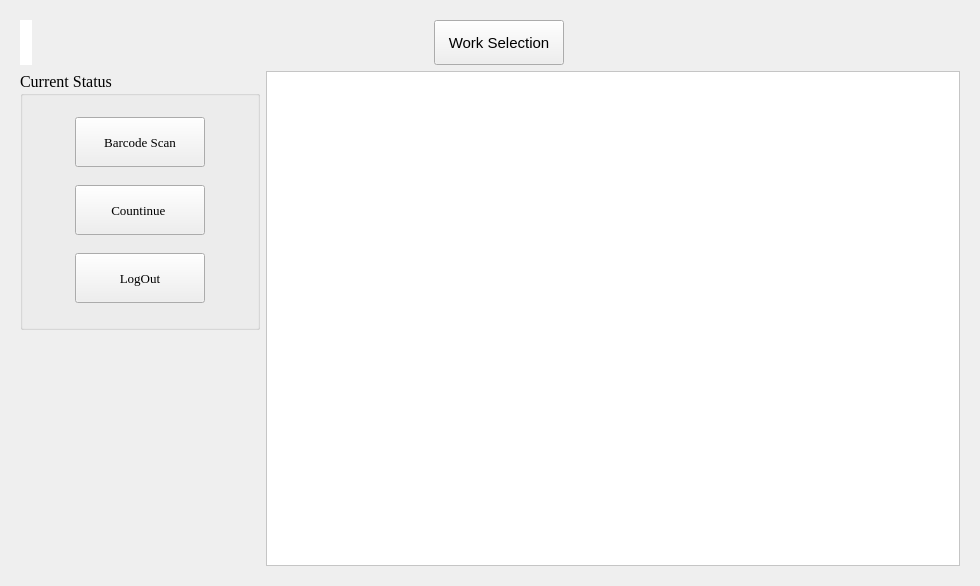
<?xml version="1.0" encoding="UTF-8"?>
<ui version="4.0">
 <class>User_WIndow</class>
 <widget class="QFrame" name="User_WIndow">
  <property name="geometry">
   <rect>
    <x>0</x>
    <y>0</y>
    <width>980</width>
    <height>586</height>
   </rect>
  </property>
  <property name="minimumSize">
   <size>
    <width>980</width>
    <height>0</height>
   </size>
  </property>
  <property name="windowTitle">
   <string>Welcome! Normal User</string>
  </property>
  <property name="windowIcon">
   <iconset resource="app.qrc">
    <normaloff>:/icon/icon/首页.ico</normaloff>:/icon/icon/首页.ico</iconset>
  </property>
  <property name="styleSheet">
   <string notr="true"/>
  </property>
  <layout class="QHBoxLayout" name="horizontalLayout">
   <item>
    <widget class="QWidget" name="widget" native="true">
     <property name="minimumSize">
      <size>
       <width>950</width>
       <height>550</height>
      </size>
     </property>
     <property name="styleSheet">
      <string notr="true">QFrame {
		background-color :rgb(255, 255, 255)
}</string>
     </property>
     <layout class="QVBoxLayout" name="verticalLayout_5">
      <item>
       <layout class="QHBoxLayout" name="horizontalLayout_6">
        <item>
         <layout class="QHBoxLayout" name="horizontalLayout_5">
          <item>
           <widget class="QLabel" name="label">
            <property name="font">
             <font>
              <family>楷体</family>
              <pointsize>16</pointsize>
              <weight>50</weight>
              <bold>false</bold>
             </font>
            </property>
            <property name="text">
             <string/>
            </property>
           </widget>
          </item>
          <item>
           <spacer name="horizontalSpacer_2">
            <property name="orientation">
             <enum>Qt::Horizontal</enum>
            </property>
            <property name="sizeHint" stdset="0">
             <size>
              <width>88</width>
              <height>20</height>
             </size>
            </property>
           </spacer>
          </item>
          <item>
           <widget class="QPushButton" name="fresh_pushButton">
            <property name="minimumSize">
             <size>
              <width>130</width>
              <height>45</height>
             </size>
            </property>
            <property name="font">
             <font>
              <pointsize>11</pointsize>
             </font>
            </property>
            <property name="text">
             <string>Work Selection</string>
            </property>
           </widget>
          </item>
          <item>
           <spacer name="horizontalSpacer">
            <property name="orientation">
             <enum>Qt::Horizontal</enum>
            </property>
            <property name="sizeHint" stdset="0">
             <size>
              <width>138</width>
              <height>20</height>
             </size>
            </property>
           </spacer>
          </item>
         </layout>
        </item>
       </layout>
      </item>
      <item>
       <layout class="QFormLayout" name="formLayout_3">
        <item row="1" column="0">
         <layout class="QVBoxLayout" name="verticalLayout_4">
          <item>
           <widget class="QGroupBox" name="groupBox_2">
            <property name="minimumSize">
             <size>
              <width>240</width>
              <height>110</height>
             </size>
            </property>
            <property name="maximumSize">
             <size>
              <width>240</width>
              <height>16777215</height>
             </size>
            </property>
            <property name="font">
             <font>
              <family>Times New Roman</family>
              <pointsize>12</pointsize>
             </font>
            </property>
            <property name="title">
             <string>Current Status</string>
            </property>
            <layout class="QGridLayout" name="gridLayout">
             <property name="leftMargin">
              <number>13</number>
             </property>
             <property name="rightMargin">
              <number>13</number>
             </property>
             <item row="0" column="0">
              <widget class="QPushButton" name="Barcode_Scan_pushButton">
               <property name="minimumSize">
                <size>
                 <width>90</width>
                 <height>30</height>
                </size>
               </property>
               <property name="maximumSize">
                <size>
                 <width>130</width>
                 <height>50</height>
                </size>
               </property>
               <property name="font">
                <font>
                 <family>Times New Roman</family>
                 <pointsize>10</pointsize>
                </font>
               </property>
               <property name="styleSheet">
                <string notr="true"/>
               </property>
               <property name="text">
                <string>Barcode Scan</string>
               </property>
              </widget>
             </item>
             <item row="1" column="0">
              <widget class="QPushButton" name="Countinue_pushButton">
               <property name="minimumSize">
                <size>
                 <width>90</width>
                 <height>30</height>
                </size>
               </property>
               <property name="maximumSize">
                <size>
                 <width>130</width>
                 <height>50</height>
                </size>
               </property>
               <property name="font">
                <font>
                 <family>Times New Roman</family>
                 <pointsize>10</pointsize>
                </font>
               </property>
               <property name="text">
                <string>Countinue </string>
               </property>
               <property name="iconSize">
                <size>
                 <width>28</width>
                 <height>24</height>
                </size>
               </property>
              </widget>
             </item>
             <item row="2" column="0">
              <widget class="QPushButton" name="LogOut_User_pushButton">
               <property name="minimumSize">
                <size>
                 <width>90</width>
                 <height>30</height>
                </size>
               </property>
               <property name="maximumSize">
                <size>
                 <width>130</width>
                 <height>50</height>
                </size>
               </property>
               <property name="font">
                <font>
                 <family>Times New Roman</family>
                 <pointsize>10</pointsize>
                </font>
               </property>
               <property name="text">
                <string>LogOut</string>
               </property>
              </widget>
             </item>
            </layout>
           </widget>
          </item>
         </layout>
        </item>
        <item row="1" column="1">
         <widget class="QTableWidget" name="tableWidget">
          <property name="minimumSize">
           <size>
            <width>600</width>
            <height>400</height>
           </size>
          </property>
         </widget>
        </item>
       </layout>
      </item>
     </layout>
    </widget>
   </item>
  </layout>
 </widget>
 <resources>
  <include location="app.qrc"/>
 </resources>
 <connections/>
</ui>
